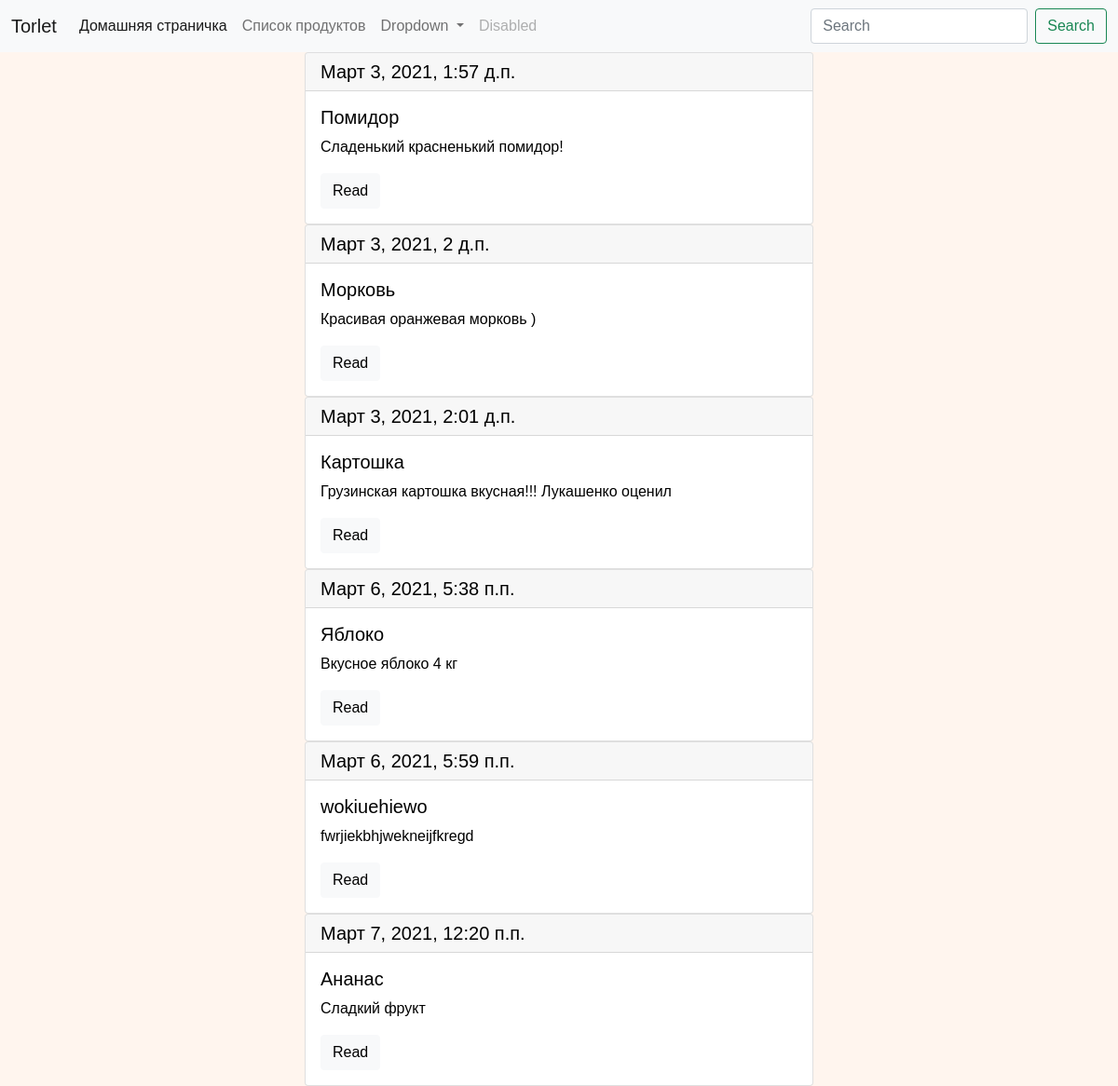
Page /prod/ on the committed database.
### shop_products/models.py (models this page shows, shortened)
class Product(models.Model):
    name = models.CharField(verbose_name='Название продукта', max_length=50, db_index=True)
    slug = models.SlugField(max_length=100, unique=True)
    text = models.TextField(verbose_name="Описание продукта", max_length=200, db_index=True)
    time = models.DateTimeField(auto_now_add=True)
    category = models.ForeignKey(Category, on_delete=models.CASCADE, verbose_name="Категория")
    class Meta:
        verbose_name = 'Продукт'
        verbose_name_plural = 'Продукты'

### shop_products/views.py (the view)
# urls.py: path('prod/', views.prod_list, name='prod_list_url'),
def prod_list(request, *args, **kwargs):
    products = Product.objects.all()
    return render(request, 'shop_products/page_list.html', context={"products": products})

### templates/shop_products/page_list.html (shortened to what this page needs)
{% extends 'shop_products/base_shop.html' %}
{% block content %}
{%for prod in products%}
	<div class="card">
	  	<h5 class="card-header">{{prod.time}}</h5>
	  	<div class="card-body">
			<h5 class="card-title">{{prod.name}}</h5>
			<p class="card-text">{{prod.text|truncatewords:15}}</p>
			<a href="{% url 'prod_detail_url' slug=prod.slug %}" class="btn btn-light">Read</a>
	  	</div>
	</div>
{%endfor%}
{% endblock %}

### templates/shop_products/base_shop.html (shortened to what this page needs)
{% load staticfiles %}
<!DOCTYPE html>
<html lang="ru">
<head>
	<link href="https://cdn.jsdelivr.net/npm/bootstrap@5.0.0-beta1/dist/css/bootstrap.min.css" rel="stylesheet">
	<link rel="stylesheet" href="{% static 'shop_products/css/style.css' %}">
</head>
<body>
    <header>
        <nav class="navbar navbar-expand-lg navbar-light bg-light">
      <div class="container-fluid">
        <a class="navbar-brand" href="#">Torlet</a>
        <div class="collapse navbar-collapse" id="navbarSupportedContent">
          <ul class="navbar-nav me-auto mb-2 mb-lg-0">
            <li class="nav-item">
              <a class="nav-link active" aria-current="page" href="{% url 'home_url' %}">Домашняя страничка</a>
            </li>
            <li class="nav-item">
              <a class="nav-link" href="{% url 'prod_list_url' %}">Список продуктов</a>
            </li>
            <li class="nav-item dropdown">
              <a class="nav-link dropdown-toggle" href="#" id="navbarDropdown" role="button" data-bs-toggle="dropdown" aria-expanded="false">
                Dropdown
              </a>
            </li>
            <li class="nav-item">
              <a class="nav-link disabled" href="#" tabindex="-1" aria-disabled="true">Disabled</a>
            </li>
          </ul>
          <form class="d-flex">
            <input class="form-control me-2" type="search" placeholder="Search" aria-label="Search">
            <button class="btn btn-outline-success" type="submit">Search</button>
          </form>
        </div>
      </div>
    </nav>
    </header>
    <div class="container">
        <div class="row">
            <div class="col-6 offset-md-3">
            {% block content %}{% endblock %}
            </div>
        </div>
    </div>
</body>
</html>

### static/shop_products/css/style.css (style rules this page uses)
body { font-family: Arial; background-color: seashell; color: black; }

### rows in the picture
Product: time "Март 3, 2021, 1:57 д.п.", name "Помидор", text "Сладенький красненький помидор!"
Product: time "Март 3, 2021, 2 д.п.", name "Морковь", text "Красивая оранжевая морковь )"
Product: time "Март 3, 2021, 2:01 д.п.", name "Картошка", text "Грузинская картошка вкусная!!! Лукашенко оценил"
Product: time "Март 6, 2021, 5:38 п.п.", name "Яблоко", text "Вкусное яблоко 4 кг"
Product: time "Март 6, 2021, 5:59 п.п.", name "wokiuehiewo", text "fwrjiekbhjwekneijfkregd"
Product: time "Март 7, 2021, 12:20 п.п.", name "Ананас", text "Сладкий фрукт"
